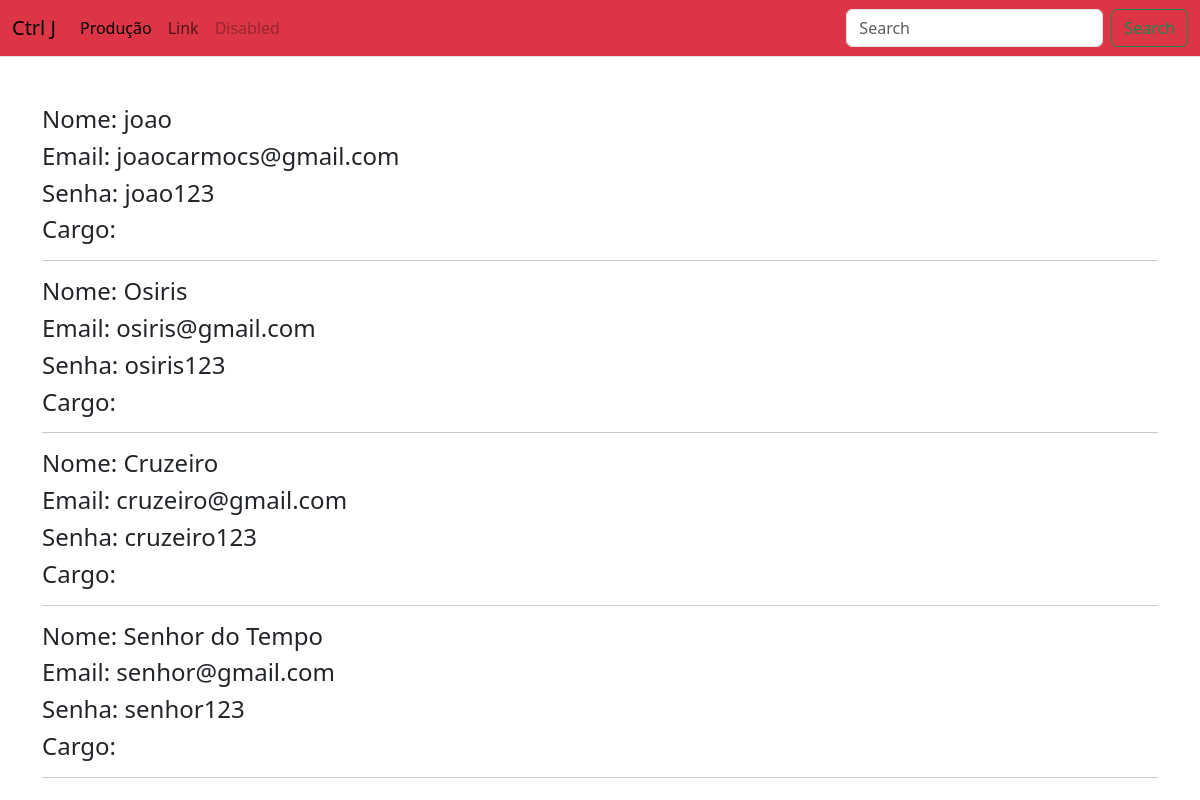
Page /autenticacao/listar on the earlier database version.
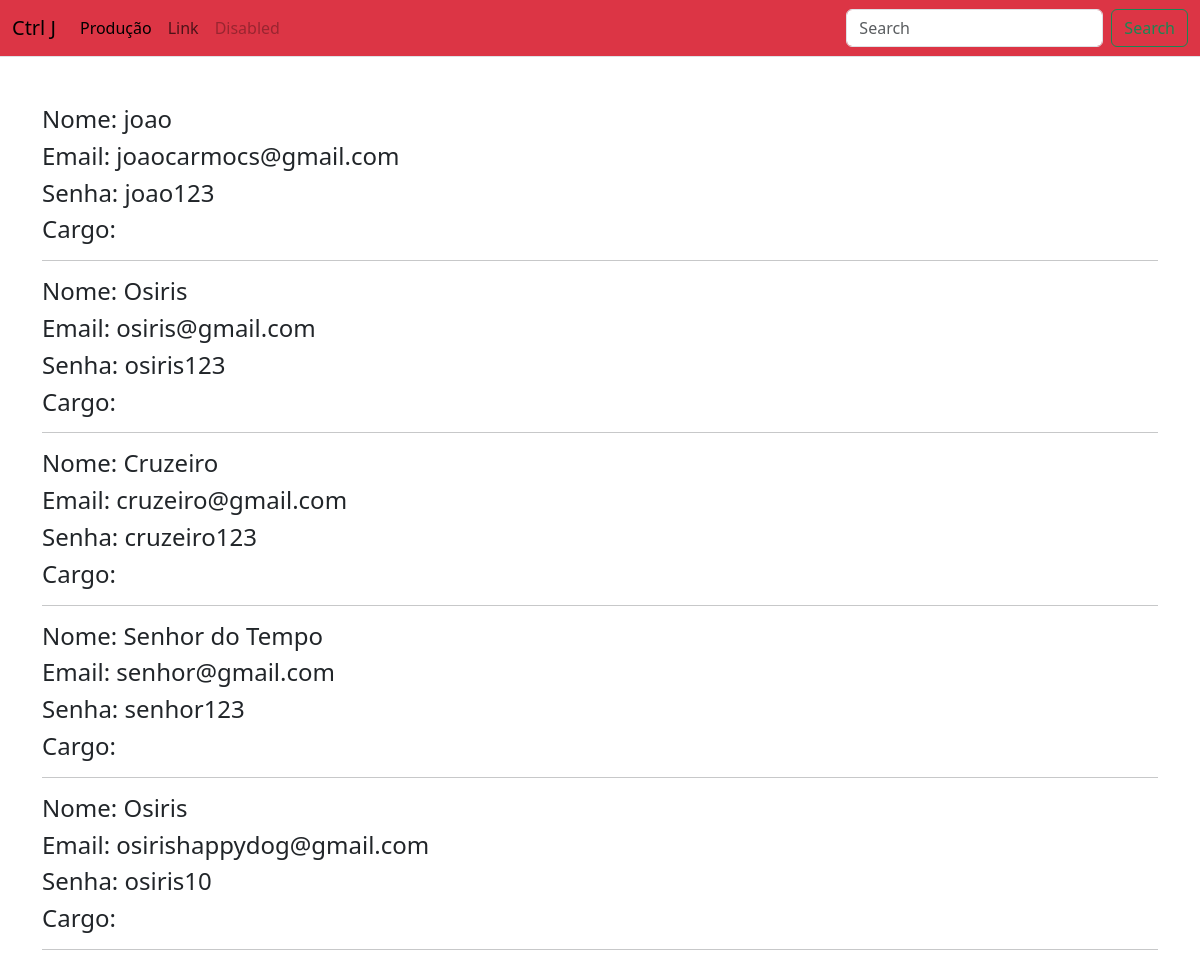
Same page on the later database version.
### autenticacao/models.py (models this page shows, shortened)
class Pessoa(models.Model):
    foto = models.ImageField(upload_to = "foto")
    nome = models.CharField(max_length=100)
    sobrenome = models.CharField(max_length=100)
    email = models.EmailField()
    senha = models.CharField(max_length=100)
    cargo = models.ManyToManyField(Cargos)
    @mark_safe
    def foto(self):
        return f"<img width='60px' src='/media/{self.foto}'>"

### autenticacao/views.py (the view)
# urls.py: path('listar', views.listar, name='listar'),
def listar(request):
    pessoas = Pessoa.objects.all()
    return render (request, 'listar/listar.html', {'pessoas':pessoas})

### autenticacao/templates/listar/listar.html
{% extends 'base.html' %}
{% load static %}
{% block content %}
{% for i in pessoas%}
<h4>Nome: {{i.nome}}</h4>
<h4>Email: {{i.email}}</h4>
<h4>Senha: {{i.senha}}</h4>
<h4>Cargo: {{i.cargo.nome}}</h4>
<hr>
{% endfor %}
{% endblock %}

### templates/base.html (shortened to what this page needs)
<!DOCTYPE html>
<html lang="en">
<head>
{% load static %}
    <link href="https://cdn.jsdelivr.net/npm/bootstrap@5.3.2/dist/css/bootstrap.min.css" rel="stylesheet">
</head>
<body>
<nav class="navbar bg-danger navbar-expand-lg border-bottom border-body">
  <div class="container-fluid">
    <div class="collapse navbar-collapse" id="navbarTogglerDemo01">
      <a class="navbar-brand" href="#">Ctrl J</a>
      <ul class="navbar-nav me-auto mb-2 mb-lg-0">
        <li class="nav-item">
          <a class="nav-link active" aria-current="page" href="#">Produção</a>
        </li>
        <li class="nav-item">
          <a class="nav-link" href="#">Link</a>
        </li>
        <li class="nav-item">
          <a class="nav-link disabled" aria-disabled="true">Disabled</a>
        </li>
      </ul>
      <form class="d-flex" role="search">
        <input class="form-control me-2" type="search" placeholder="Search" aria-label="Search">
        <button class="btn btn-outline-success" type="submit">Search</button>
      </form>
    </div>
  </div>
</nav>
    <div class="container mt-5">
        {% block content %}{% endblock %}
    </div>
</body>
</html>

Differences in the rows shown:
added Pessoa: nome "Osiris", email "osirishappydog@gmail.com", senha "osiris10"
